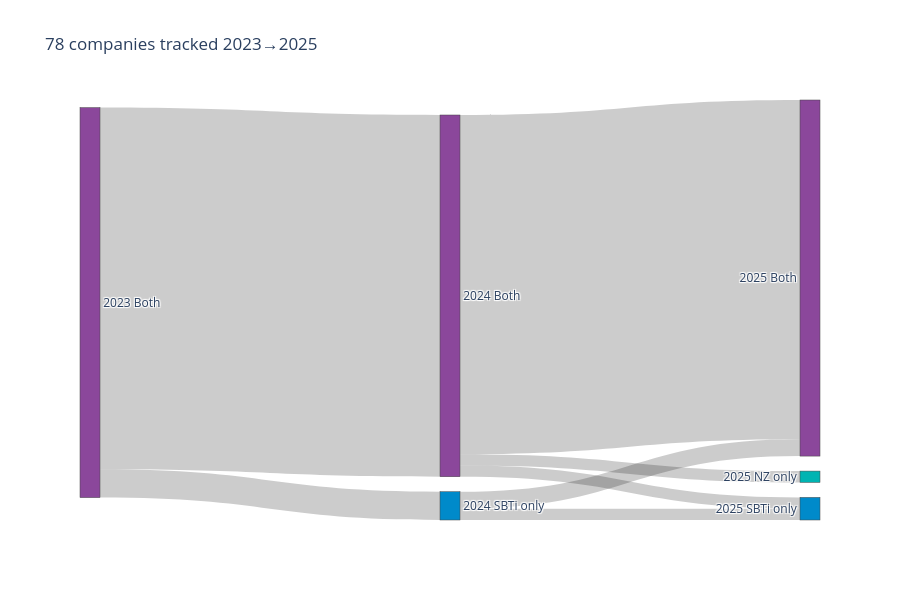

Notebook code cell kept with this figure:
### Code cell
import plotly.graph_objects as go
import pandas as pd

file_path = r'C:\Users\AniyaBagheri\GF500_research_perliminary_data_analysis\comparative analysis\progression anlysis data.xlsx'
portfolio = pd.read_excel(file_path, header=0, engine='openpyxl')

def normalize(val):
    if pd.isna(val):
        return '-'
    if val in [0, 'N', '']:
        return '0'
    if val in [1, 'Y']:
        return '1'
    return str(val)

for col in portfolio.columns:
    if any(x in str(col).lower() for x in ['sbti', 'nz', 'cn', 're', 'cc']):
        portfolio[col] = portfolio[col].apply(normalize)

companies_2023 = portfolio[(portfolio['2023 sbti nt'] != '-') & (portfolio['2023 nz'] != '-')]['company'].tolist()
subset = portfolio[portfolio['company'].isin(companies_2023)]

years = ['2023', '2024', '2025']
nodes = []
node_colors = []

for year in years:
    nodes.extend([f'{year} None', f'{year} SBTi only', f'{year} NZ only', f'{year} Both'])
    node_colors.extend(['#cccccc', '#008ACA', '#00B4B2', '#8B479B'])

source = []
target = []
value = []

for i in range(len(years) - 1):
    curr = years[i]
    next = years[i + 1]
    
    trans = subset.groupby([f'{curr} sbti nt', f'{curr} nz', f'{next} sbti nt', f'{next} nz']).size().reset_index(name='count')
    
    for _, row in trans.iterrows():
        if '-' in [row[f'{curr} sbti nt'], row[f'{curr} nz'], row[f'{next} sbti nt'], row[f'{next} nz']]:
            continue
        
        s_curr = row[f'{curr} sbti nt'] == '1'
        n_curr = row[f'{curr} nz'] == '1'
        s_next = row[f'{next} sbti nt'] == '1'
        n_next = row[f'{next} nz'] == '1'
        
        src = 3 if (s_curr and n_curr) else (1 if s_curr else (2 if n_curr else 0))
        tgt = 3 if (s_next and n_next) else (1 if s_next else (2 if n_next else 0))
        
        source.append(i * 4 + src)
        target.append((i + 1) * 4 + tgt)
        value.append(row['count'])

fig = go.Figure(data=[go.Sankey(
    node=dict(pad=15, thickness=20, label=nodes, color=node_colors),
    link=dict(source=source, target=target, value=value)
)])
fig.update_layout(title_text=f"{len(companies_2023)} companies tracked 2023→2025", height=600)
fig.show()

### Figure 1 — Plotly figure (JSON) as saved in the notebook; plotly's stock layout.template omitted (floating-point values rounded to 4 significant figures)
{"data": [{"link": {"source": [3, 3, 5, 5, 7, 7, 7], "target": [5, 7, 9, 11, 10, 9, 11], "value": [5, 64, 2, 3, 2, 2, 60]}, "node": {"color": ["#cccccc", "#008ACA", "#00B4B2", "#8B479B", "#cccccc", "#008ACA", "#00B4B2", "#8B479B", "#cccccc", "#008ACA", "#00B4B2", "#8B479B"], "label": ["2023 None", "2023 SBTi only", "2023 NZ only", "2023 Both", "2024 None", "2024 SBTi only", "2024 NZ only", "2024 Both", "2025 None", "2025 SBTi only", "2025 NZ only", "2025 Both"], "pad": 15, "thickness": 20}, "type": "sankey"}], "layout": {"height": 600, "title": {"text": "78 companies tracked 2023→2025"}}}
